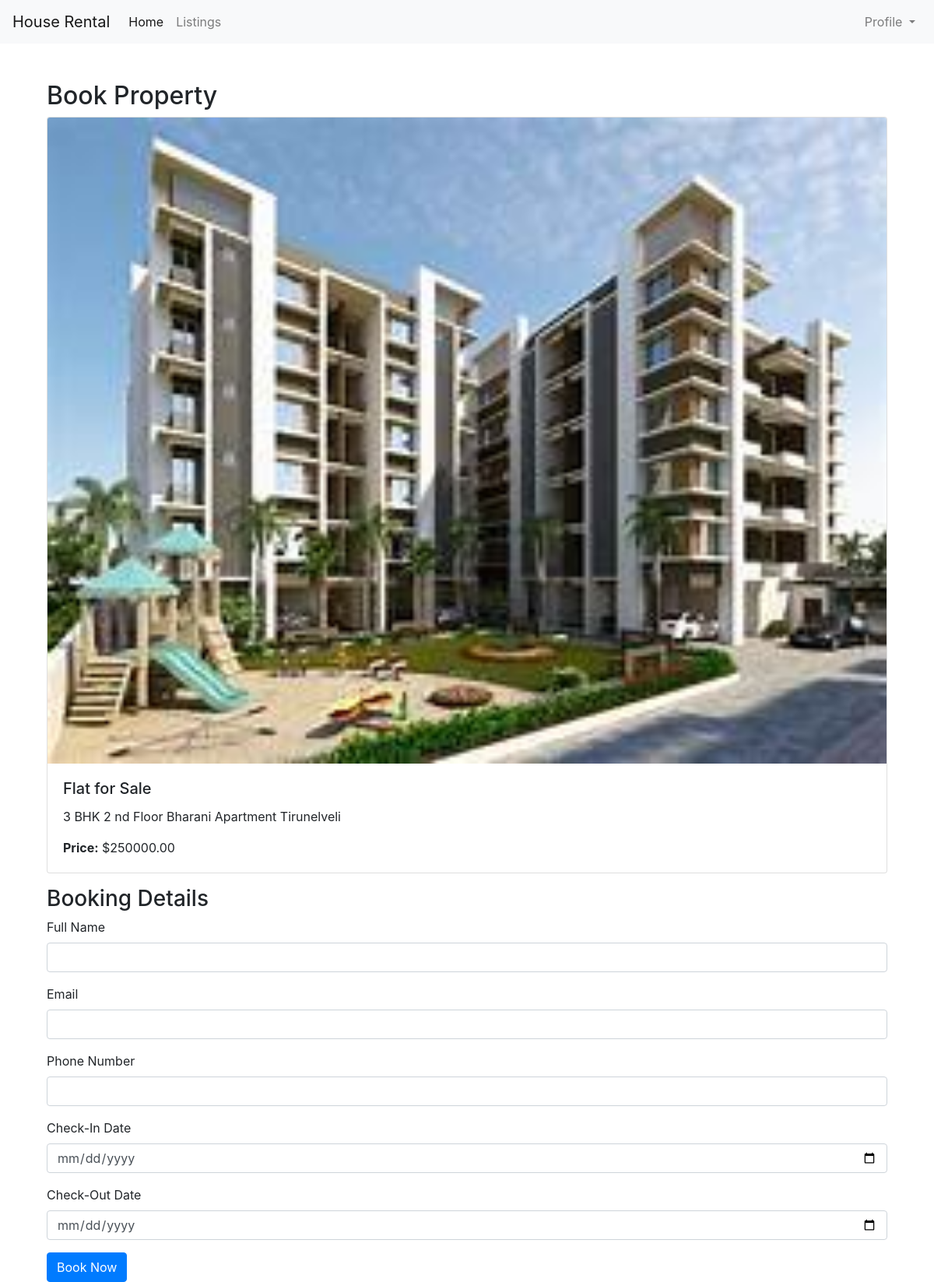
The app's page /booking/2/ (signed in) with its own data.
### base/models.py (models this page shows)
class Property(models.Model):
    title = models.CharField(max_length=100)
    description = models.TextField()
    price = models.DecimalField(max_digits=10, decimal_places=2)
    image = models.ImageField(upload_to='property_images/')

### base/views.py (the view)
# urls.py: path('booking/<int:property_id>/', views.booking, name='booking'),
@login_required
def booking(request, property_id):
    property = get_object_or_404(Property, id=property_id)
    if request.method == 'POST':
        form = BookingForm(request.POST)
        if form.is_valid():
            booking = form.save(commit=False)
            booking.user = request.user
            booking.property = property
            booking.save()
            messages.success(request, 'Your booking has been successfully submitted!')
            return redirect('my_bookings')
    else:
        form = BookingForm()
    return render(request, 'booking.html', {'property': property, 'form': form})

### base/forms.py
class BookingForm(forms.ModelForm):
    class Meta:
        model = Booking
        fields = ['full_name', 'email', 'phone']

### base/templates/booking.html (shortened to what this page needs)
{% extends 'base.html' %}
{% block content %}
<div class="container mt-5">
    <h2>Book Property</h2>
    <div class="card mb-3">
        <img src="{{ property.image.url }}" class="card-img-top" alt="Property Image">
        <div class="card-body">
            <h5 class="card-title">{{ property.title }}</h5>
            <p class="card-text">{{ property.description }}</p>
            <p class="card-text"><strong>Price:</strong> ${{ property.price }}</p>
        </div>
    </div>
    <h3>Booking Details</h3>
    <form method="POST">
        <div class="form-group">
            <label for="full_name">Full Name</label>
            <input type="text" class="form-control" id="full_name" name="full_name" required>
        </div>
        <div class="form-group">
            <label for="email">Email</label>
            <input type="email" class="form-control" id="email" name="email" required>
        </div>
        <div class="form-group">
            <label for="phone">Phone Number</label>
            <input type="text" class="form-control" id="phone" name="phone" required>
        </div>
        <div class="form-group">
            <label for="check_in">Check-In Date</label>
            <input type="date" class="form-control" id="check_in" name="check_in" required>
        </div>
        <div class="form-group">
            <label for="check_out">Check-Out Date</label>
            <input type="date" class="form-control" id="check_out" name="check_out" required>
        </div>
        <button type="submit" class="btn btn-primary">Book Now</button>
    </form>
</div>
{% endblock %}

### records on screen
Property: image (picture), title "Flat for Sale", description "3 BHK 2 nd Floor Bharani Apartment Tirunelveli", price "250000.00"
